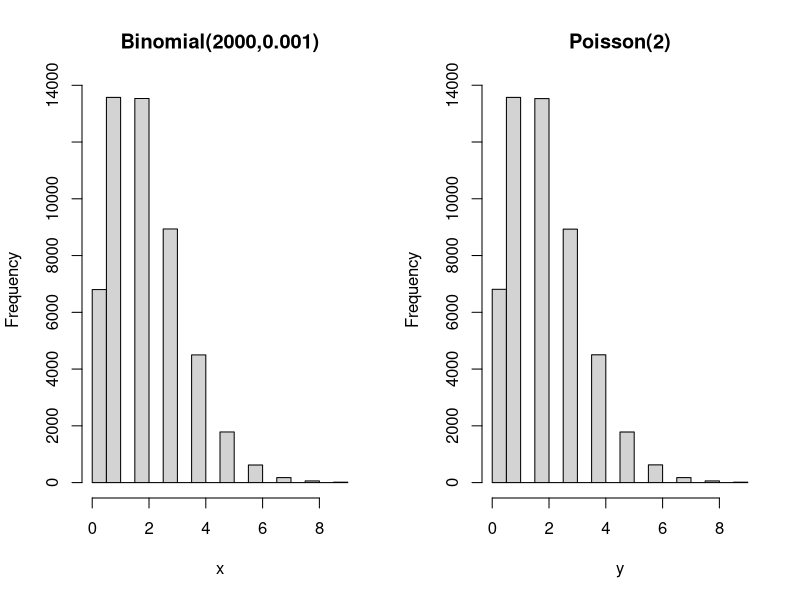
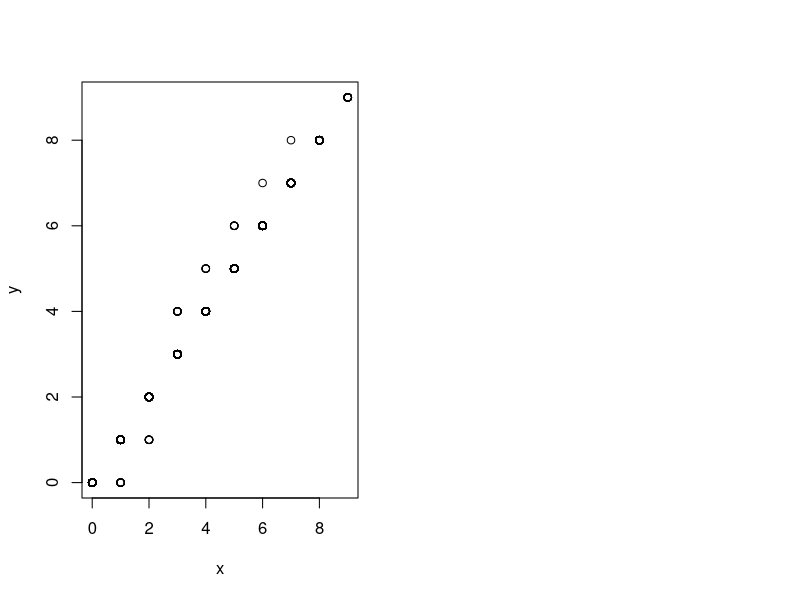

R code for these plots, in order:
############ Hypothesis Testing - two sample proportions ############


#Example 1

## Note NOT 90 with the 200.

prop.test(x=c(90,125), n=c(200,275), p=NULL,
	alternative="two.sided", conf.level=0.97, correct=T)

#Example 2
attach(mtcars)
library(data.table)
x1 = which(gear == 4)
length(x1)

x2 = which(gear == 5)
length(x2)

prop.test(x = c(12,5), n=c(32,32), p = NULL,
	alternative="greater", conf.level=0.95, correct=T)



############ Exercises ############

############################    #Question 1   ##########################
### Question 1 (longest method)
# Method 1

iris
attach(iris)
library(data.table)
iris = as.data.table(iris)
s1 = iris[which(Species == "setosa")]  ## subsets the data for the setosa only
s1
row1 = colMeans(s1[,1:4]) ## Cannot have the last column, as it has text 

s2 = iris[which(Species == "versicolor")]
row2 = colMeans(s2[,1:4])
s3 = iris[which(Species == "virginica")]
row3 = colMeans(s3[,1:4])

table = rbind(row1, row2, row3)
rownames(table) = c("setosa","versicolor","virginica")
table






### Alternative Using sapply (middle) ####
# Method 2


iris
attach(iris)
library(data.table)
iris = as.data.table(iris)
s1 = iris[which(Species == "setosa")]
row1 = sapply(s1[ , 1:4], FUN = mean) ## because the last column is text
row1
s2 = iris[which(Species == "versicolor")]
row2 = sapply(s2[,1:4], FUN = mean)
s3 = iris[which(Species == "virginica")]
row3 = sapply(s3[,1:4], FUN = mean)

table = rbind(row1, row2, row3)
rownames(table) = c("setosa","versicolor","virginica")
table


### Alternative Using aggregate (fastest) ###
# Method 3
aggdata <- aggregate(iris[ , 1:4], by=list(iris$Species), FUN= mean) 
aggdata
## list groups the data by the factor that is in the list
## parameter for which you want to group the data by. 
### Alternative is tapply ##
# Method 4

T1 <- tapply(iris$Sepal.Length, iris$Species, FUN = mean)
T2 <- tapply(iris$Sepal.Width, iris$Species, FUN = mean)
T3 <- tapply(iris$Petal.Length, iris$Species, FUN = mean)
T4 <- tapply(iris$Petal.Width, iris$Species, FUN = mean)

Table_t <- t(rbind(T1, T2, T3, T4))
Table_t
## label columns










############################    #Question 2   ##########################
pbinom(3,2000,0.001,lower.tail=TRUE,log.p=F) #p is for cummulative for both

dpois(4,2,log=F) #d is for exactly equal in discrete
# Y<=4, 
# ppois(4,2,lower.tail = TRUE)

set.seed(8)
x=rbinom(50000,2000,0.001)
set.seed(8)
y=rpois(50000,2)
par(mfrow=c(1,2)) #opens a plot window, row by column
hist(x, main="Binomial(2000,0.001)")		
hist(y, main="Poisson(2)")	
Cov <- cov(x,y)
Cov
Cor <- cor(x,y)
Cor
Scatterplot <- plot(x,y)
# Little to no relationship and relationship between X and Y








############################    #Question 3   ##########################
Orange
attach(Orange)
#H0: mu = 110 vs H1: mu /= 110
t.test(circumference, mu=110, alternative="two.sided", conf.level=0.95)
qt(0.05/2,df=34,lower.tail=F,log.p=F) # T Critical Value
#CI includes 110, t < 2.032 and p-value > 0.05
#We do not reject H0 so there is no significant difference













############################    #Question 4   ##########################
m1=c(0.70,0.65,0.96,0.23,0.51,0.63,0.88,0.12,0.36,0.92,0.47,0.09)
m2=c(0.70,0.68,0.84,0.44,0.49,0.70,0.89,0.18,0.56,0.92,0.72,0.12)
# A = mean(m1)-mean(m2)
# A
diff=m1-m2
diff
dbar=mean(diff)
dbar
#H0: mu_D >= 0 vs H1: mu_D < 0
t.test(m1,m2,alternative="less",conf.level=0.90,paired=T)
qt(0.10,df=11,lower.tail=T,log.p=F)

#mean difference = dbar = -0.06
#CI does not contain 0, |t| > 1.363 and p-value < 0.10
#We can reject H0 concluding that employee performance decreased
#from the 1st month to the 2nd 

### Calculation of the Test Statistic itself 
D_sd <-sd(diff) ## sample standard deviation of the differences
T_cal <- ((dbar - 0) / (D_sd/sqrt(length(diff))))
T_cal

################################   End   ####################################
